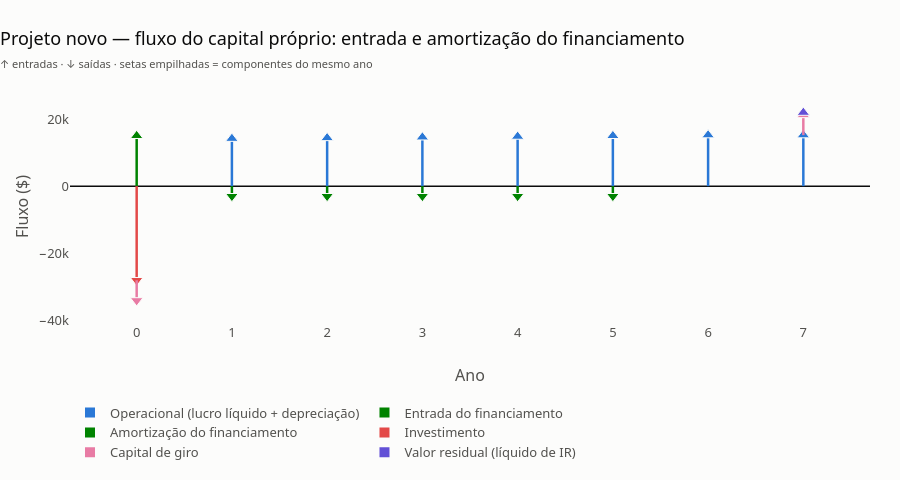

The code cell stored with this chart in its notebook:
### Code cell
viz.grafico_fluxo(novo, tipo="proprio", titulo="Projeto novo — fluxo do capital próprio: entrada e amortização do financiamento")

### Figure 1 — Plotly figure (JSON) as saved in the notebook; plotly's stock layout.template omitted (floating-point values rounded to 4 significant figures)
{"data": [{"hoverinfo": "skip", "line": {"color": "#2a78d6", "width": 2.5}, "mode": "lines", "showlegend": false, "type": "scatter", "x": [1, 1, null, 2, 2, null, 3, 3, null, 4, 4, null, 5, 5, null, 6, 6, null, 7, 7, null], "y": [0.0, 14150.0, null, 0.0, 14360.0, null, 0.0, 14570.0, null, 0.0, 14780.0, null, 0.0, 14990.0, null, 0.0, 15200.0, null, 0.0, 15200.0, null]}, {"customdata": [14150.0, 14360.0, 14570.0, 14780.0, 14990.0, 15200.0, 15200.0], "hovertemplate": "ano %{x}<br>Operacional (lucro líquido + depreciação): %{customdata:,.0f}<extra></extra>", "marker": {"color": "#2a78d6", "line": {"color": "#fcfcfb", "width": 1}, "size": 11, "symbol": "triangle-up"}, "mode": "markers", "name": "Operacional (lucro líquido + depreciação)", "showlegend": false, "type": "scatter", "x": [1, 2, 3, 4, 5, 6, 7], "y": [14150.0, 14360.0, 14570.0, 14780.0, 14990.0, 15200.0, 15200.0]}, {"hoverinfo": "skip", "marker": {"color": "#2a78d6", "size": 10, "symbol": "square"}, "mode": "markers", "name": "Operacional (lucro líquido + depreciação)", "showlegend": true, "type": "scatter", "x": [null], "y": [null]}, {"hoverinfo": "skip", "line": {"color": "#008300", "width": 2.5}, "mode": "lines", "showlegend": false, "type": "scatter", "x": [0, 0, null], "y": [0.0, 15000.0, null]}, {"customdata": [15000.0], "hovertemplate": "ano %{x}<br>Entrada do financiamento: %{customdata:,.0f}<extra></extra>", "marker": {"color": "#008300", "line": {"color": "#fcfcfb", "width": 1}, "size": 11, "symbol": "triangle-up"}, "mode": "markers", "name": "Entrada do financiamento", "showlegend": false, "type": "scatter", "x": [0], "y": [15000.0]}, {"hoverinfo": "skip", "marker": {"color": "#008300", "size": 10, "symbol": "square"}, "mode": "markers", "name": "Entrada do financiamento", "showlegend": true, "type": "scatter", "x": [null], "y": [null]}, {"hoverinfo": "skip", "line": {"color": "#008300", "width": 2.5}, "mode": "lines", "showlegend": false, "type": "scatter", "x": [1, 1, null, 2, 2, null, 3, 3, null, 4, 4, null, 5, 5, null], "y": [0.0, -3000.0, null, 0.0, -3000.0, null, 0.0, -3000.0, null, 0.0, -3000.0, null, 0.0, -3000.0, null]}, {"customdata": [-3000.0, -3000.0, -3000.0, -3000.0, -3000.0], "hovertemplate": "ano %{x}<br>Amortização do financiamento: %{customdata:,.0f}<extra></extra>", "marker": {"color": "#008300", "line": {"color": "#fcfcfb", "width": 1}, "size": 11, "symbol": "triangle-down"}, "mode": "markers", "name": "Amortização do financiamento", "showlegend": false, "type": "scatter", "x": [1, 2, 3, 4, 5], "y": [-3000.0, -3000.0, -3000.0, -3000.0, -3000.0]}, {"hoverinfo": "skip", "marker": {"color": "#008300", "size": 10, "symbol": "square"}, "mode": "markers", "name": "Amortização do financiamento", "showlegend": true, "type": "scatter", "x": [null], "y": [null]}, {"hoverinfo": "skip", "line": {"color": "#e34948", "width": 2.5}, "mode": "lines", "showlegend": false, "type": "scatter", "x": [0, 0, null], "y": [0.0, -28000.0, null]}, {"customdata": [-28000.0], "hovertemplate": "ano %{x}<br>Investimento: %{customdata:,.0f}<extra></extra>", "marker": {"color": "#e34948", "line": {"color": "#fcfcfb", "width": 1}, "size": 11, "symbol": "triangle-down"}, "mode": "markers", "name": "Investimento", "showlegend": false, "type": "scatter", "x": [0], "y": [-28000.0]}, {"hoverinfo": "skip", "marker": {"color": "#e34948", "size": 10, "symbol": "square"}, "mode": "markers", "name": "Investimento", "showlegend": true, "type": "scatter", "x": [null], "y": [null]}, {"hoverinfo": "skip", "line": {"color": "#e87ba4", "width": 2.5}, "mode": "lines", "showlegend": false, "type": "scatter", "x": [7, 7, null], "y": [15200.0, 21200.0, null]}, {"customdata": [6000.0], "hovertemplate": "ano %{x}<br>Capital de giro: %{customdata:,.0f}<extra></extra>", "marker": {"color": "#e87ba4", "line": {"color": "#fcfcfb", "width": 1}, "size": 11, "symbol": "triangle-up"}, "mode": "markers", "name": "Capital de giro", "showlegend": false, "type": "scatter", "x": [7], "y": [21200.0]}, {"hoverinfo": "skip", "line": {"color": "#e87ba4", "width": 2.5}, "mode": "lines", "showlegend": false, "type": "scatter", "x": [0, 0, null], "y": [-28000.0, -34000.0, null]}, {"customdata": [-6000.0], "hovertemplate": "ano %{x}<br>Capital de giro: %{customdata:,.0f}<extra></extra>", "marker": {"color": "#e87ba4", "line": {"color": "#fcfcfb", "width": 1}, "size": 11, "symbol": "triangle-down"}, "mode": "markers", "name": "Capital de giro", "showlegend": false, "type": "scatter", "x": [0], "y": [-34000.0]}, {"hoverinfo": "skip", "marker": {"color": "#e87ba4", "size": 10, "symbol": "square"}, "mode": "markers", "name": "Capital de giro", "showlegend": true, "type": "scatter", "x": [null], "y": [null]}, {"hoverinfo": "skip", "line": {"color": "#6250d6", "width": 2.5}, "mode": "lines", "showlegend": false, "type": "scatter", "x": [7, 7, null], "y": [21200.0, 21900.0, null]}, {"customdata": [700.0], "hovertemplate": "ano %{x}<br>Valor residual (líquido de IR): %{customdata:,.0f}<extra></extra>", "marker": {"color": "#6250d6", "line": {"color": "#fcfcfb", "width": 1}, "size": 11, "symbol": "triangle-up"}, "mode": "markers", "name": "Valor residual (líquido de IR)", "showlegend": false, "type": "scatter", "x": [7], "y": [21900.0]}, {"hoverinfo": "skip", "marker": {"color": "#6250d6", "size": 10, "symbol": "square"}, "mode": "markers", "name": "Valor residual (líquido de IR)", "showlegend": true, "type": "scatter", "x": [null], "y": [null]}], "layout": {"height": 480, "legend": {"orientation": "h", "x": 0, "xanchor": "left", "y": -0.32, "yanchor": "top"}, "margin": {"b": 120, "t": 90}, "showlegend": true, "title": {"subtitle": {"font": {"color": "#52514e", "size": 11}, "text": "↑ entradas · ↓ saídas · setas empilhadas = componentes do mesmo ano"}, "text": "Projeto novo — fluxo do capital próprio: entrada e amortização do financiamento"}, "xaxis": {"range": [-0.7, 7.7], "showline": false, "tickmode": "array", "ticks": "", "tickvals": [0, 1, 2, 3, 4, 5, 6, 7], "title": {"text": "Ano"}}, "yaxis": {"range": [-40710.0, 28610.0], "showgrid": false, "title": {"text": "Fluxo ($)"}, "zeroline": true, "zerolinecolor": "#0b0b0b", "zerolinewidth": 1.5}}}
